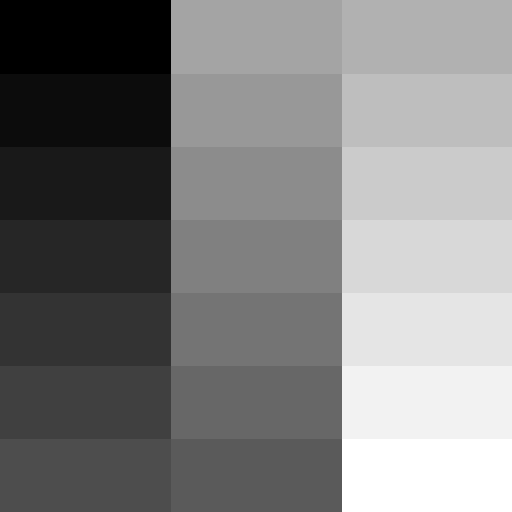
#> input picture Day01 Intro_Image Processing_CV/02_Image_processing/gray21.512.tiff, 512 x 512 px
$ jupyter execute 04_binarization.ipynb
#> lines starting #> are read from the running program, lines starting #| are printed output that depends on the picture; after the words box and inside, x2 and y2 are one past the last pixel; in counts of white or black regions, pixels touching at a corner belong together
[cell 1]
import cv2 as cv
import matplotlib.pyplot as plt
import numpy as np

def main():
    img = cv.imread('gray21.512.tiff',1)
#> img is the input picture: shape (512, 512, 3); min 0, max 255, mean 127
    img = cv.cvtColor(img,cv.COLOR_BGR2GRAY)
#> img: shape (512, 512)

    th = 100
    max_val = 1


    ret,out1 = cv.threshold(img,th,max_val,cv.THRESH_BINARY)
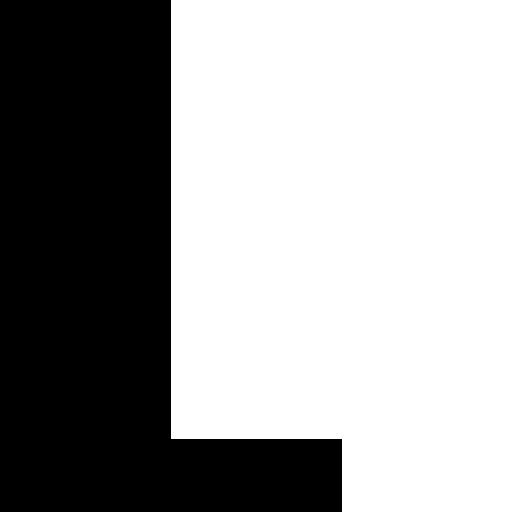
#> out1: shape (512, 512); values 0 (black) and 1 (white), 61.8% white; 1 black region, box (x1, y1, x2, y2) and area: (0, 0, 342, 512) 100035
#> ret = 100
    ret,out2 = cv.threshold(img,th,max_val,cv.THRESH_BINARY_INV)
    print(out1)
#> (printed output is left out)

    images = [img,out1,out2]
    titles = ['Original','Binary','Binary_inverse']

    for i in range(len(images)):
        plt.subplot(2,3,i+1)
        plt.imshow(images[i], cmap='gray')
        plt.xticks([])
        plt.yticks([])
        plt.title(titles[i])
#> this loop made 3 passes
    plt.show()
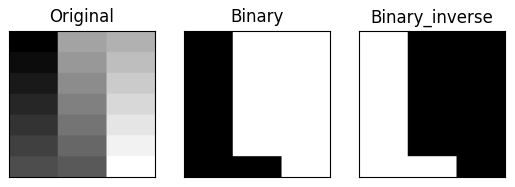
#> figure drawn by matplotlib, 3 panels

if __name__ == "__main__":
    main()
